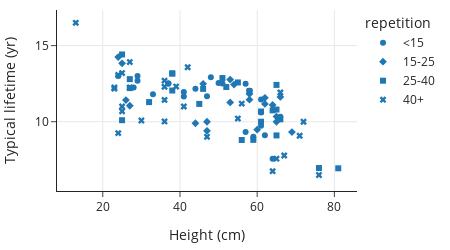

Notebook code cell kept with this figure:
### Markdown cell above
Now each group has about 30 breeds in it, and having fewer categories makes it easier to decipher relationships. These categories are conveyed by different shaped symbols in a scatter plot:

### Code cell
px.scatter(dogs.dropna(subset=['repetition']), x='height', y='longevity', 
           symbol='repetition', width=450, height=250,
           labels={'height':'Height (cm)', 'longevity':'Typical lifetime (yr)'},
          )

### Figure 1 — Plotly figure (JSON) as saved in the notebook; plotly's stock layout.template omitted (floating-point values rounded to 4 significant figures)
{"data": [{"hovertemplate": "repetition=<15<br>Height (cm)=%{x}<br>Typical lifetime (yr)=%{y}<extra></extra>", "legendgroup": "<15", "marker": {"color": "#1F77B4", "symbol": "circle"}, "mode": "markers", "name": "<15", "orientation": "v", "showlegend": true, "type": "scatter", "x": [51, 48, 41, 37, 24, 47, 37, 33, 50, 41, 61, 58, null, 58, 59, 66, 61, 28, 62, 61, 64, 61, 61, 29, 61, 57, 44, 29, 47, 57, 64], "xaxis": "x", "y": [12.52, 12.92, 11.66, 12.5, 13, 11.67, 12.53, 11.81, 12.54, 11.95, 11.46, 12.04, 9.67, 12.04, 9.02, 10.33, 10.6, 12.25, 9.11, 9.73, 7.56, null, null, 12.7, null, 9.33, 12.17, 13, null, 12.5, null], "yaxis": "y"}, {"hovertemplate": "repetition=15-25<br>Height (cm)=%{x}<br>Typical lifetime (yr)=%{y}<extra></extra>", "legendgroup": "15-25", "marker": {"color": "#1F77B4", "symbol": "diamond"}, "mode": "markers", "name": "15-25", "orientation": "v", "showlegend": true, "type": "scatter", "x": [null, 25, 46, 26, 27, null, 66, 58, 54, 60, 64, 62, 62, 53, 65, 47, 65, 47, 69, 58, 46, 53, 44, null, 29, 51, 25, 42, 24], "xaxis": "x", "y": [14, 13.84, 12.49, 11.42, 11.05, 12.6, 11.63, 11.83, 12.44, 9.48, 11.1, 11.57, 11.17, 11.27, 10.34, 10, 10, 9.4, 9.32, 11.45, null, 12.77, 9.9, 9.32, null, null, null, null, 14.25], "yaxis": "y"}, {"hovertemplate": "repetition=25-40<br>Height (cm)=%{x}<br>Typical lifetime (yr)=%{y}<extra></extra>", "legendgroup": "25-40", "marker": {"color": "#1F77B4", "symbol": "square"}, "mode": "markers", "name": "25-40", "orientation": "v", "showlegend": true, "type": "scatter", "x": [55, null, 51, 27, null, 27, 65, 25, 52, null, 25, 32, 38, 58, null, 66, 65, 59, 61, 81, 76, 58, 42, 64, 48, 64, 61, 45, 61, 64, 46, 71, 65, null, 38, 46, 38, 38, 56], "xaxis": "x", "y": [12.58, 12.63, 12.87, 12.8, 13.51, 12.21, 12.42, 14.42, 12.28, 10.92, 10.1, 11.29, 12.05, 12, 9.36, 10.16, 9.1, 8.81, 10.67, 6.94, 6.96, null, null, null, null, 10.75, null, 11.17, 10, null, null, null, 10.8, 8.7, 13.17, 12.16, null, 13.17, 8.8], "yaxis": "y"}, {"hovertemplate": "repetition=40+<br>Height (cm)=%{x}<br>Typical lifetime (yr)=%{y}<extra></extra>", "legendgroup": "40+", "marker": {"color": "#1F77B4", "symbol": "x"}, "mode": "markers", "name": "40+", "orientation": "v", "showlegend": true, "type": "scatter", "x": [27, 13, 23, 25, null, 36, 39, 41, 24, 36, 42, 36, 23, 25, 66, null, 56, null, 71, 55, 47, 64, 65, 76, 67, null, 30, 72, 24, 37, 36, 27, 25], "xaxis": "x", "y": [13.92, 16.5, 12.25, 13.2, 12, 12.3, 12.31, 11, 13.07, 11.43, 13.58, 10.02, 12.17, 10.69, 11.92, 11.56, 11.19, 9, 9.08, 10.21, 9.01, 6.75, 7.57, 6.5, 7.78, 6.29, 10.08, 10, 9.25, null, 12.7, 12.25, 11], "yaxis": "y"}], "layout": {"height": 250, "legend": {"title": {"text": "repetition"}, "tracegroupgap": 0}, "width": 450, "xaxis": {"anchor": "y", "autorange": true, "domain": [0, 1], "range": [8.143, 85.86], "title": {"text": "Height (cm)"}, "type": "linear"}, "yaxis": {"anchor": "x", "autorange": true, "domain": [0, 1], "range": [5.449, 17.34], "title": {"text": "Typical lifetime (yr)"}, "type": "linear"}}}
